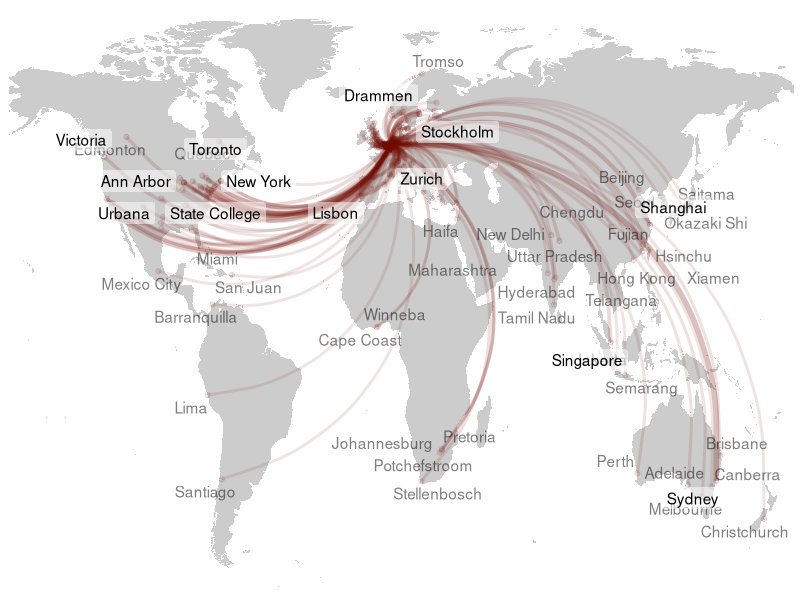
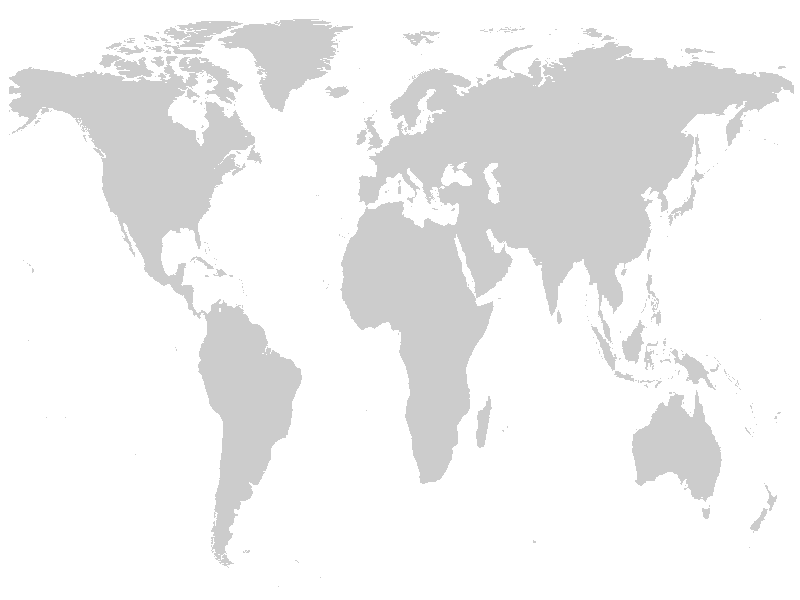
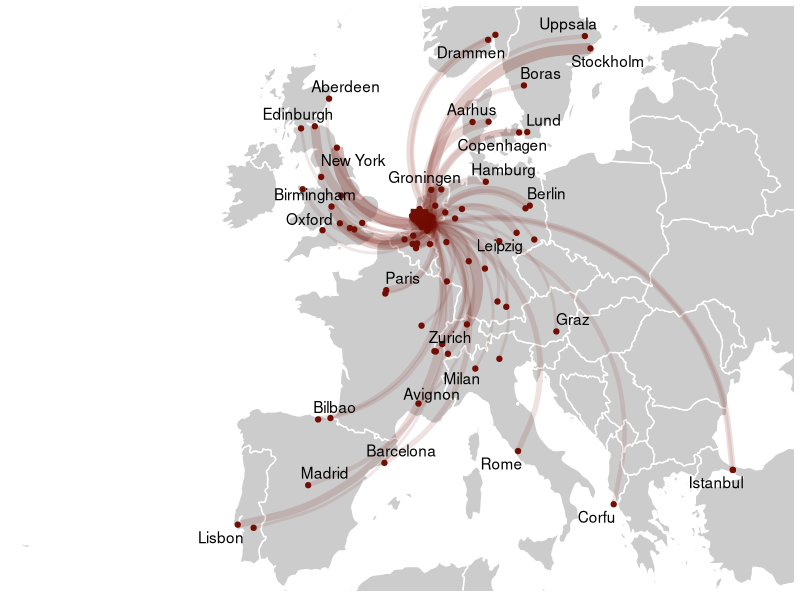
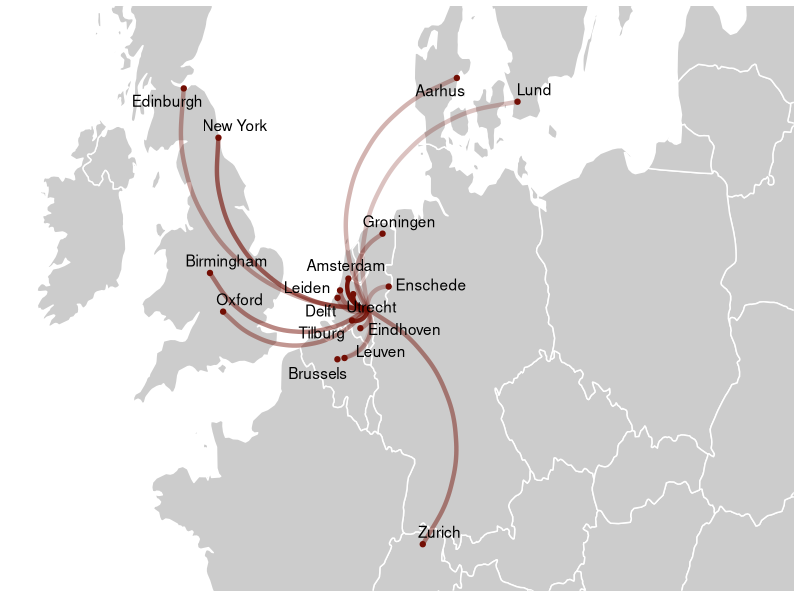
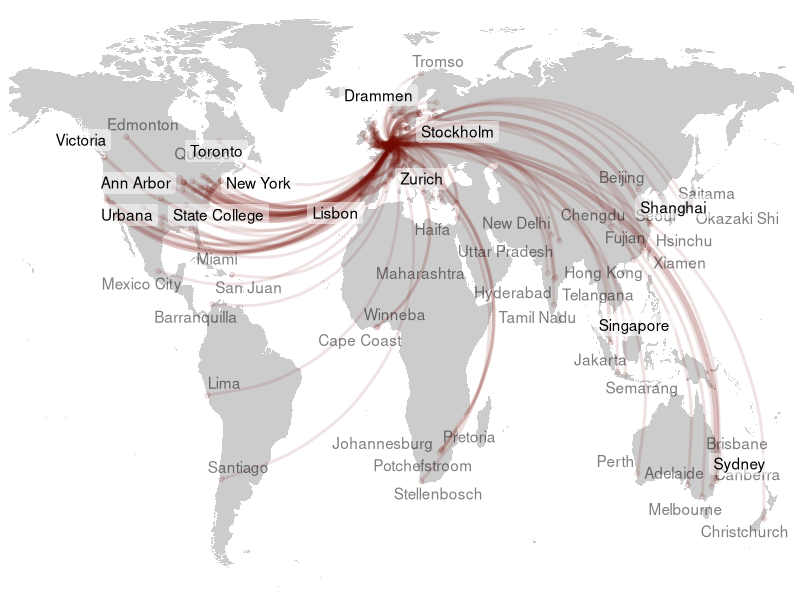
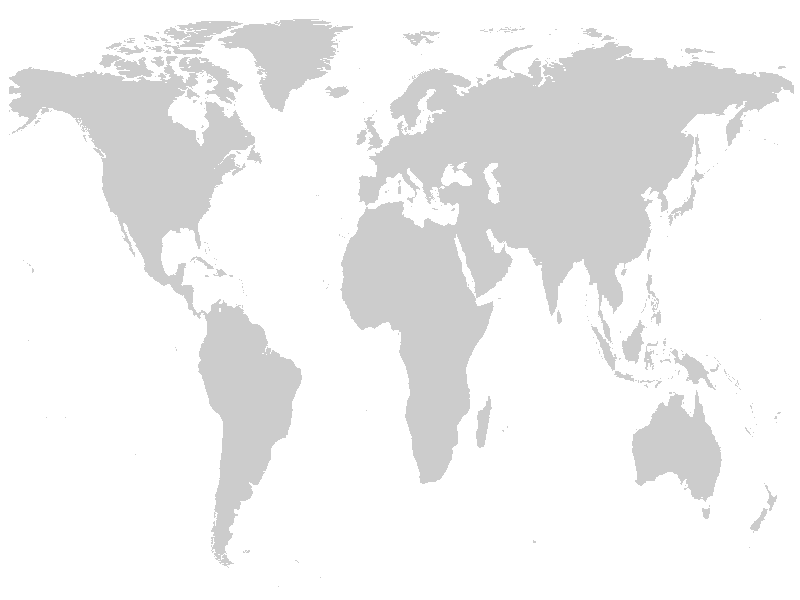
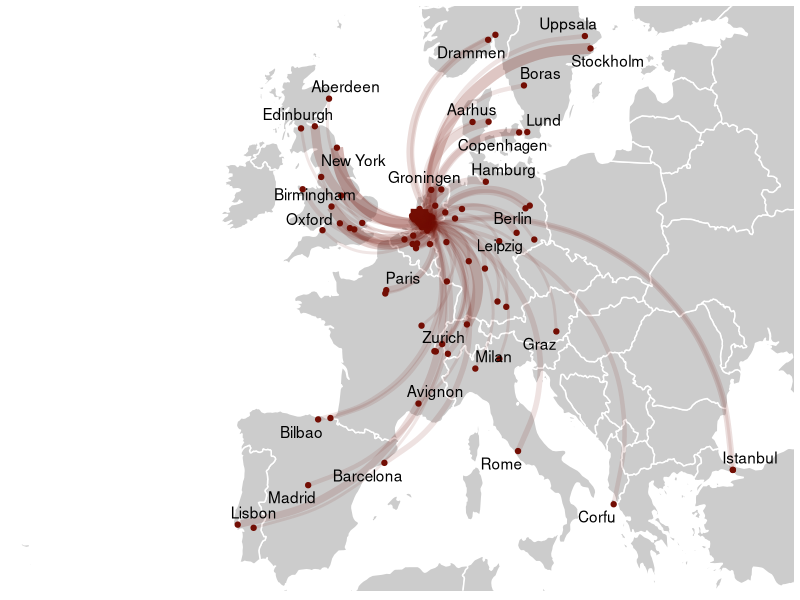
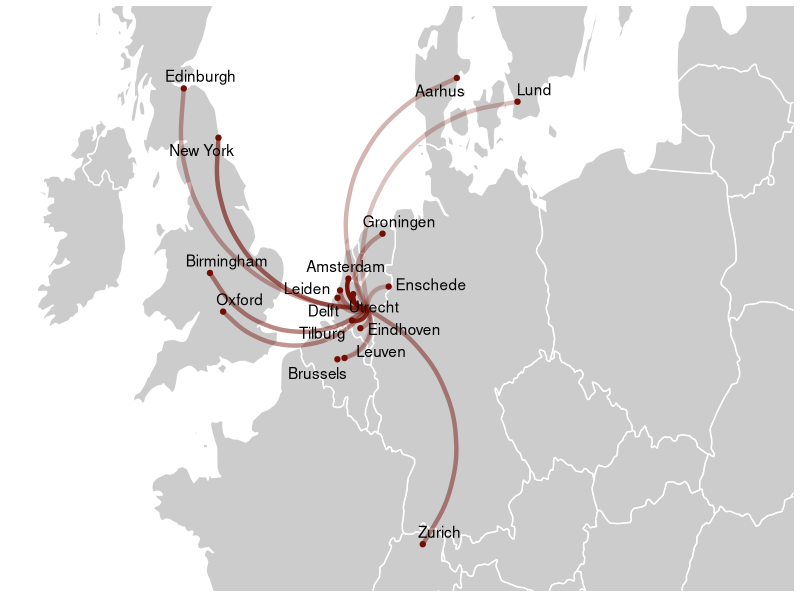

These figures' R source, in order: (Note: this script raises an error after producing the figures.)
# CLS bibliometrics: Map
# MD 2024


# Packages and useful functions

list.of.packages <- c("tidyverse",
                      "viridis",
                      "ggthemes",
                      "bibliometrix",
                      "openalexR",
                      "dimensionsR",
                      "pubmedR",
                      "rscopus",
                      "ggmap",
                      "tmaptools",
                      "ggrepel")
new.packages <- list.of.packages[!(list.of.packages %in% installed.packages()[,"Package"])]
if(length(new.packages)) install.packages(new.packages)
lapply(list.of.packages, require, character.only=T)


# smol things
`%notin%` <- function(x,y) !(x %in% y) 
mean.na <- function(x) mean(x, na.rm = T)
median.na <- function(x) median(x, na.rm= T)
min.na <- function(x) min(x, na.rm = T)
max.na <- function(x) max(x, na.rm = T)
sd.na <- function(x) sd(x, na.rm = T)
sum.na <- function(x) sum(x, na.rm = T)

# useful resources



# Load data ---------------------------------------------------------------

locations.raw <- read_csv("data/cls-locations_raw.csv")

# simplify df and create one that has counts
locations <- locations.raw |>
  select(country, city, institution, lat, lon)
locations_counts <- locations |>
  group_by(city,lat,lon,country) |>
  summarise(count = n()) |>
  ungroup() |>
  arrange(desc(count))

locations_institutions_counts <- locations |>
  group_by(city,institution,lat,lon,country) |>
  summarise(count = n()) |>
  ungroup() |>
  arrange(desc(count))

# some descriptive stats
top25_institutions <- locations_institutions_counts |>
  slice(2:26) |> select(institution) |> unlist() |> as.vector()

top25_outside_nijmegen <- locations_institutions_counts |>
  filter(city != "Nijmegen") |>
  slice(1:25) |> select(institution) |> unlist() |> as.vector()

top25_outside_NL <- locations_institutions_counts |>
  filter(country != "Netherlands") |>
  slice(1:25) |> select(institution) |> unlist() |> as.vector()

top25_places <- locations_counts |>
  filter(city != "Nijmegen") |>
  slice(1:25) |> select(city) |> unlist() |> as.vector()

top25_places_outside_NL <- locations_counts |>
  filter(country != "Netherlands") |>
  slice(1:25) |> select(city) |> unlist() |> as.vector()


# Network -----------------------------------------------------------------

# all places outside Nijmegen are there because they are part of the CLS
# co-authorship network. So we want to draw lines from all those places to
# Nijmegen, using line width as aesthetic for frequency.


network <- locations_counts |>
  mutate(from = "Nijmegen", to = city) |>
  select(from,to,count,lat,lon) |>
  rename("lat.to" = "lat",
         "lon.to" = "lon") |>
  mutate(lat.n = 51.8,
         lon.n = 5.84) |>
  filter(to != "Nijmegen")

network_institutions <- locations_institutions_counts |>
  mutate(from = "Nijmegen", to = city) |>
  select(from,to,institution,count,lat,lon) |>
  rename("lat.to" = "lat",
         "lon.to" = "lon") |>
  mutate(lat.n = 51.8,
         lon.n = 5.84) |>
  filter(institution != "Radboud Univ Nijmegen")


# some desc stats
unique(network$to)
unique(locations$country)


# Maps --------------------------------------------------------------------

# Let's map. This is using theme_map() and a simple world outline from ggplot.

# for the labels, there are too many to plot all so we're using ggrepel. We want
# to privilege labels by frequency, so we plot in two layers: first the labels
# not in the top 25 outside NL (with geom_text_repel); next the places in the
# top 25 (with geom_label_repel). Using two calls makes it possible to have some
# choice in what labels get hidden because of overlaps.
network %>%
  ggplot(aes(lon.to,lat.to)) +
  theme_map() + 
  theme(legend.position="none") +
  borders("world",colour=NA,fill="#cccccc") +
  coord_cartesian(ylim=c(-55,80),xlim=c(-150,170)) +
  geom_point(aes(alpha=log(count)),
             colour="#730e04") +
  geom_curve(aes(x=lon.to,xend=lon.n,
                 y=lat.to,yend=lat.n,
                 linewidth=count,
                 alpha=count),
             colour="#730e04") +
  geom_text_repel(data = . %>% filter(to %notin% top25_places_outside_NL),
                  aes(label=to),
                  segment.color="#cccccc",
                  min.segment.length = 20,
                  color="#000000",
                  alpha=0.50,
                  max.overlaps = 10) +
  geom_label_repel(data = . %>% filter(to %in% top25_places_outside_NL),
                  aes(label=to),
                  segment.color="#cccccc",
                  segment.alpha=0.5,
                  min.segment.length = 1,
                  label.size=NA,
                  fill= alpha(c("white"),0.5),
                  max.overlaps = 20) 
ggsave("figures/cls-network-world.png",width=12,height=6,bg="white")

# generate an empty canvas that can be used for animating a slide
network %>%
  ggplot(aes(lon.to,lat.to)) +
  theme_map() + 
  theme(legend.position="none",
        text=element_text(family="Open Sans")) +
  borders("world",colour=NA,fill="#cccccc") +
  coord_cartesian(ylim=c(-55,80),xlim=c(-150,170))
ggsave("cls-network-world-canvas.png",width=12,height=6,bg="white")


# cropped to Europe


# some good coordinates for cropping
# northern europe: lat = c(45,58) lon = c(-10,15)
# bigger europe: lat = c(37,58) lon=c(-12,36)

crop_coordinates <- list(lat = c(37,60),  # lat = y
                         lon = c(-24,31)) # lon = x


network.europe <- network |>
  filter(lat.to > crop_coordinates$lat[1], lon.to > crop_coordinates$lon[1]) |>
  filter(lat.to < crop_coordinates$lat[2], lon.to < crop_coordinates$lon[2])


# some customizations here to fix labels — main reason is to show the top
# frequent but leave no isolated points unlabelled
these_labels <- c("Aberdeen", "Avignon", "Barcelona", "Belfast", "Bilbao", "Boras", "Cologne", "Corfu", "Dublin", "Graz", "Gothenburg", "Hamburg", "Leuven", "Madrid", "Milan", "Oxford", "Paris", "Rome", "Stockholm", "Uppsala", "Warsaw")

# the cropping using coord_cartesian() makes it possible
network.europe |>
  filter(count > 1, to != "Sittard") |>
  ggplot(aes(lon.to,lat.to)) +
  theme_map() + theme(legend.position="none") +
  borders("world",colour="white",fill="#cccccc") +
  coord_cartesian(ylim=c(crop_coordinates$lat[1],crop_coordinates$lat[2]),
                  xlim=c(crop_coordinates$lon[1],crop_coordinates$lon[2])) +
  geom_point(colour="#730e04") +
  geom_curve(aes(x=lon.to,xend=lon.n,
                 y=lat.to,yend=lat.n,
                 linewidth=log(count),
                 alpha=count),
             colour="#730e04") +
  geom_text_repel(data=. %>% filter(to %in% these_labels | count > 4),
                  aes(label=to),
                  min.segment.length = 40,
                  max.overlaps = 10)
ggsave("figures/cls-network-europe.png",width=12,height=6.7555,bg="white")


crop_northernEU <- list(lat = c(47,57),  # lat = y
                        lon = c(-10,25)) # lon = x

network_institutions.europe <- network_institutions |>
  filter(lat.to > crop_northernEU$lat[1], lon.to > crop_northernEU$lon[1]) |>
  filter(lat.to < crop_northernEU$lat[2], lon.to < crop_northernEU$lon[2])


network_institutions.europe |>
  filter(institution %in% top25_outside_nijmegen,to !="Nijmegen") |>
  group_by(to) %>% slice(1) |>
  ggplot(aes(lon.to,lat.to)) +
  theme_map() + theme(legend.position="none") +
  borders("world",colour="white",fill="#cccccc") +
  coord_cartesian(ylim=c(crop_northernEU$lat[1],crop_northernEU$lat[2]),
                  xlim=c(crop_northernEU$lon[1],crop_northernEU$lon[2])) +
  geom_point(colour="#730e04") +
  geom_curve(aes(x=lon.to,xend=lon.n,
                 y=lat.to,yend=lat.n,
                 alpha=count),
             linewidth=1.5,
             colour="#730e04") +
  geom_text_repel(aes(label=to),
                  min.segment.length = 20,
                  max.overlaps = Inf)
ggsave("figures/cls-network-institutions_europe.png",width=12,height=6.7555,bg="white")


# Experimental: network on globe ------------------------------------------

# make it a globe

# BTW adding labels doesn't work yet here, probably because geom_text_repel has
# difficulty dealing with labels that fall behind the globe (and these are hard
# to filter)
network %>%
  ggplot(aes(lon.to,lat.to)) +
  theme_map() + theme(legend.position="none") +
  borders("world",colour="#ffffff",fill="#cccccc") +
  coord_map("ortho",
            orientation = c(40,0,-50),
            ylim = c(-90, 160),
            xlim = c(-120, 120)) +
  geom_point(color="#730e04") +
  geom_segment(aes(x=lon.to,xend=lon.n,
                   y=lat.to,yend=lat.n,
                   linewidth=count,
                   alpha=count),
               colour="#730e04") 
# geom_text_repel(aes(label=to),
#                 max.overlaps = 50)
ggsave("figures/cls-network-globe.png",width=12,height=12,bg="white")



# Institutions ------------------------------------------------------------

# or by institutions

network_institutions %>%
  ggplot(aes(lon.to,lat.to)) +
  theme_map() + 
  theme(legend.position="none") +
  borders("world",colour=NA,fill="#cccccc") +
  coord_cartesian(ylim=c(-55,80),xlim=c(-150,170)) +
  geom_point(colour="#730e04") +
  geom_curve(aes(x=lon.to,xend=lon.n,
                 y=lat.to,yend=lat.n,
                 linewidth=count,
                 alpha=count),
             colour="#730e04") +
  geom_text_repel(aes(label=institution),
                  min.segment.length = 10)
ggsave("figures/cls-network-institutions-world.png",width=12,height=6,bg="white")

# or with only the top 25
# this needs work consolidating spelling variants etc.
# probably better to use WoS institution field
network_institutions %>%
  filter(institution %in% top25_outside_NL &
           to != "Nijmegen") |>
  ggplot(aes(lon.to,lat.to)) +
  theme_map() + 
  theme(legend.position="none") +
  borders("world",colour=NA,fill="#cccccc") +
  coord_cartesian(ylim=c(-55,80),xlim=c(-150,170)) +
  geom_point(colour="#730e04") +
  geom_curve(aes(x=lon.to,xend=lon.n,
                 y=lat.to,yend=lat.n,
                 linewidth=count,
                 alpha=count),
             colour="#730e04") +
  geom_text_repel(aes(label=institution),
                  max.overlaps = Inf)
#ggsave("cls-network-institutions-world.png",width=12,height=6,bg="white")



# institutions
institutions <- d$C3

institutions_separated <- unlist(strsplit(institutions, "; "))


